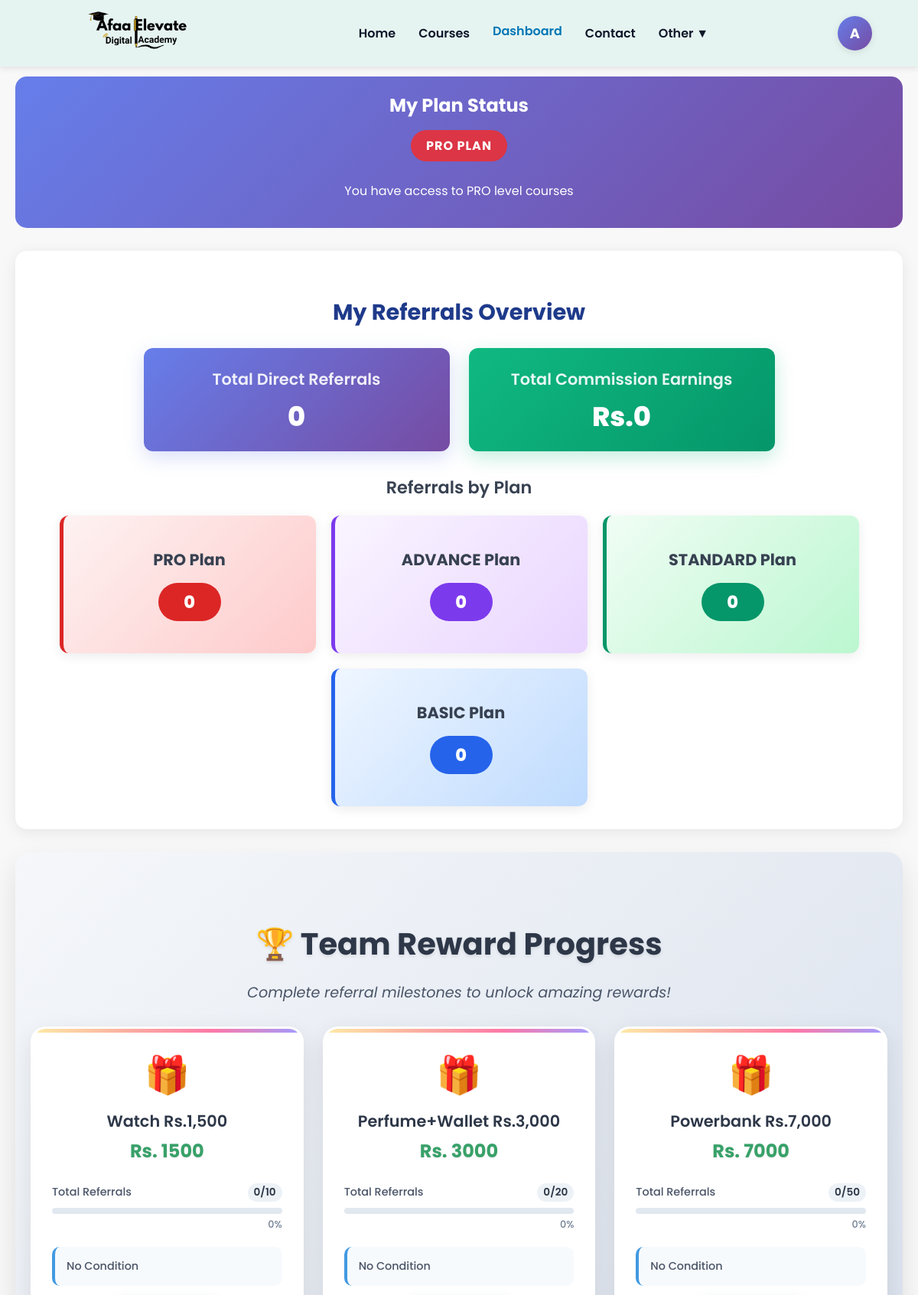
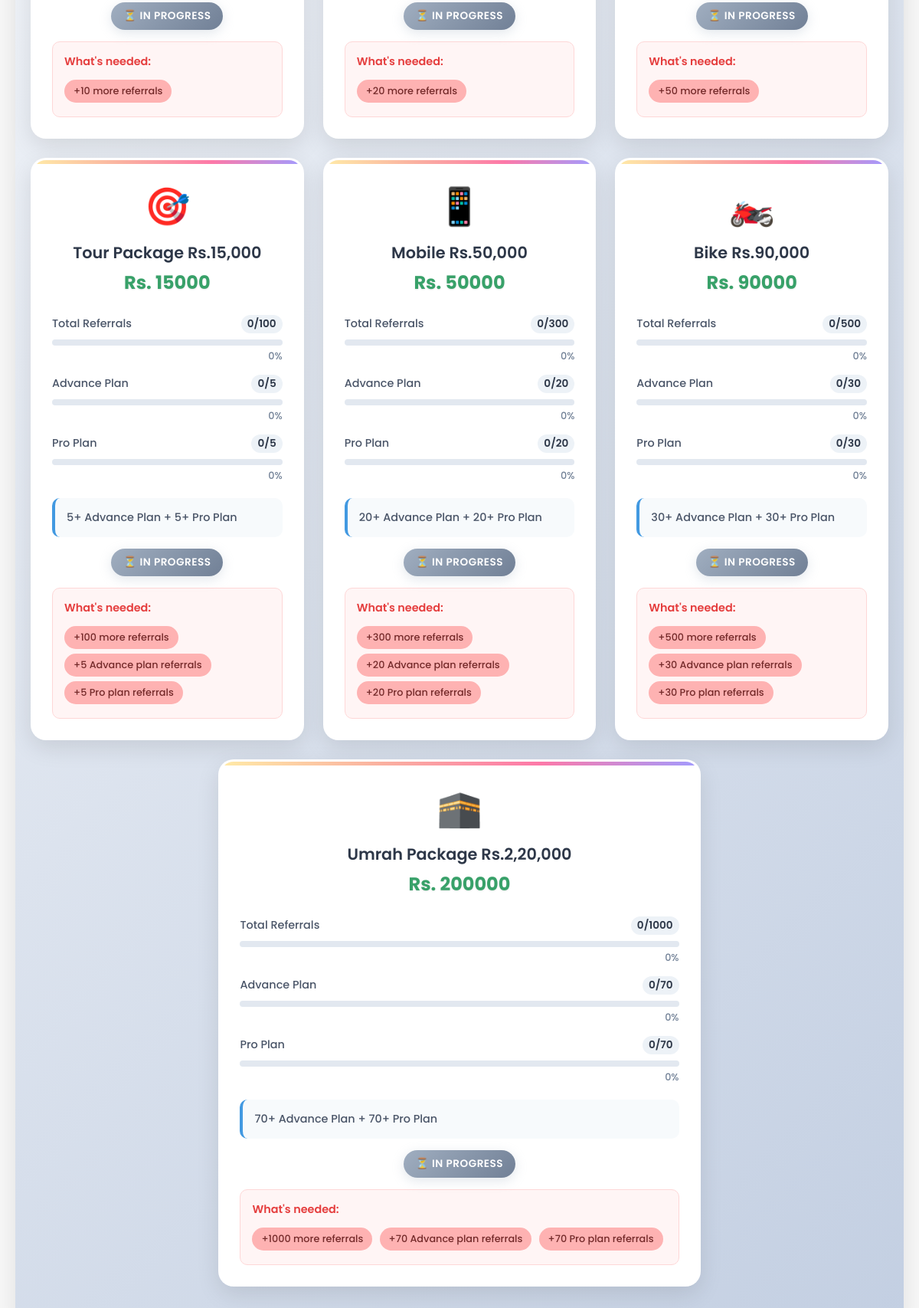
The page /dashboard/ (signed in, upper part) on the database its author committed (2 pictures, top to bottom).
### accounts/models.py (models this page shows, shortened)
class UserProfile(models.Model):
    user = models.OneToOneField(User, on_delete=models.CASCADE)
    plan = models.CharField(max_length=20, choices=PLAN_CHOICES, default='NONE')
    referred_by = models.ForeignKey(User, null=True, blank=True, on_delete=models.SET_NULL, related_name='direct_referrals')
    mobile = models.CharField(max_length=30, blank=True, null=True)
    dob = models.DateField(blank=True, null=True)
    referral_code = models.CharField(max_length=150, blank=True, null=True)
    def get_referral_counts_by_plan(self):
        referrals = UserProfile.objects.filter(referred_by=self.user)
        counts = {
            'BASIC': referrals.filter(plan='BASIC').count(),
            'STANDARD': referrals.filter(plan='STANDARD').count(),
            'ADVANCE': referrals.filter(plan='ADVANCE').count(),
            'PRO': referrals.filter(plan='PRO').count(),
            'NONE': referrals.filter(plan='NONE').count(),
        }
        counts['TOTAL'] = sum(counts.values()) - counts['NONE']  # Exclude NONE from total
        counts['PREMIUM'] = counts['ADVANCE'] + counts['PRO']  # Premium plans
        return counts
    def get_reward_progress(self):
        referral_counts = self.get_referral_counts_by_plan()
        total_referrals = referral_counts['TOTAL']
        advance_referrals = referral_counts['ADVANCE']
        pro_referrals = referral_counts['PRO']
        rewards = self.__class__.objects.none()
        try:
            from django.apps import apps
            TeamReward = apps.get_model('accounts', 'TeamReward')
            rewards = TeamReward.objects.filter(is_active=True).order_by('order', 'referrals_required')
        except Exception:
            pass
        progress_data = []
        for reward in rewards:
            referrals_met = total_referrals >= reward.referrals_required
            advance_met = advance_referrals >= reward.advance_referrals_required
            pro_met = pro_referrals >= reward.pro_referrals_required
            is_eligible = referrals_met and advance_met and pro_met
            is_achieved = hasattr(self, 'user') and self.user.reward_achievements.filter(reward=reward).exists()
            progress_data.append({
                'reward': reward,
                'total_referrals_progress': min(100, (total_referrals / reward.referrals_required) * 100) if reward.referrals_required > 0 else 100,
                'advance_progress': min(100, (advance_referrals / reward.advance_referrals_required) * 100) if reward.advance_referrals_required > 0 else 100,
                'pro_progress': min(100, (pro_referrals / reward.pro_referrals_required) * 100) if reward.pro_referrals_required > 0 else 100,
                'is_eligible': is_eligible,
                'is_achieved': is_achieved,
                'referrals_needed': max(0, reward.referrals_required - total_referrals),
                'advance_needed': max(0, reward.advance_referrals_required - advance_referrals),
                'pro_needed': max(0, reward.pro_referrals_required - pro_referrals),
            })
        return progress_data

class TeamReward(models.Model):
    referrals_required = models.PositiveIntegerField()
    reward_name = models.CharField(max_length=255)
    reward_amount = models.DecimalField(max_digits=12, decimal_places=2, default=0.00)
    advance_referrals_required = models.PositiveIntegerField(default=0, help_text="Minimum Advance plan referrals required")
    pro_referrals_required = models.PositiveIntegerField(default=0, help_text="Minimum Pro plan referrals required")
    condition_text = models.TextField(blank=True, null=True, help_text="Display text for conditions")
    is_active = models.BooleanField(default=True)
    order = models.PositiveIntegerField(default=0, help_text="Display order")
    class Meta:
        ordering = ['order', 'referrals_required']

### accounts/views.py (the view)
# urls.py: path("dashboard/", views.user_dashboard, name="dashboard"),
@login_required
def user_dashboard(request):
    try:
        user = request.user
        try:
            user_profile = user.userprofile
        except UserProfile.DoesNotExist:
            user_profile = UserProfile.objects.create(user=user)
            messages.info(request, "Your user profile was created.")
        site_settings = SiteSetting.objects.first()
        my_courses = Course.objects.filter(plan__isnull=True) # Default to free courses
        if user_profile and user_profile.plan and user_profile.plan != 'NONE':
            try:
                user_plan_obj = Plan.objects.get(name__iexact=user_profile.plan)
                my_courses = Course.objects.filter(
                    Q(plan=user_plan_obj) | Q(plan__isnull=True)
                ).select_related('plan')
            except Plan.DoesNotExist:
                messages.warning(request, f"Your assigned plan '{user_profile.plan}' could not be found. Showing free courses only.")
        direct_referrals = UserProfile.objects.filter(referred_by=user).select_related("user")
        from .models import PLAN_CHOICES
        referrals_by_plan = {}
        plan_totals = {}
        for choice_code, choice_name in PLAN_CHOICES:
            if choice_code != 'NONE':
                plan_referrals = direct_referrals.filter(plan=choice_code)
                referrals_by_plan[choice_code] = plan_referrals
                plan_totals[choice_code] = plan_referrals.count()
        no_plan_referrals = direct_referrals.filter(plan='NONE')
        referrals_by_plan['NONE'] = no_plan_referrals
        plan_totals['NONE'] = no_plan_referrals.count()
        total_direct = direct_referrals.exclude(plan='NONE').count()
        from datetime import datetime
        commissions = Commission.objects.filter(user=user)
        total_commission = commissions.aggregate(total=Sum("amount"))["total"] or 0
        current_month = datetime.now().month
        current_year = datetime.now().year
        monthly_commission = commissions.filter(
            created_at__month=current_month,
            created_at__year=current_year
        ).aggregate(total=Sum("amount"))["total"] or 0
        recent_commissions = commissions.order_by('-created_at')[:5]
        reward_progress = user_profile.get_reward_progress() if user_profile else []
        context = {
            "user": user,
            "user_profile": user_profile,
            "site_settings": site_settings,
            "my_courses": my_courses,
            "direct_referrals": direct_referrals,
            "total_direct": total_direct,
            "total_commission": total_commission,
            "monthly_commission": monthly_commission,
            "recent_commissions": recent_commissions,
            "reward_progress": reward_progress,
            "referrals_by_plan": referrals_by_plan,
            "plan_totals": plan_totals,
        }
        return render(request, "user_dashboard.html", context)
    except Exception as e:
        messages.error(request, f"An error occurred while loading your dashboard. Please try again later.")
        return redirect('home')

### accounts/context_processors.py (called while the page is built)
def site_settings(request):
    return {'site_settings': SiteSetting.objects.first()}

### accounts/models.py (called while the page is built)
    @property
    def whatsapp_number(self):
        if not self.whatsapp:
            return ''
        return "".join(filter(str.isdigit, self.whatsapp))

### accounts/templates/user_dashboard.html (shortened to what this page needs)
{% extends "base.html" %}
{% load static %}
{% block user_avatar %}
<div class="user-info-container">
  <div class="avatar" id="user-avatar">{{ request.user.username|slice:":1"|upper }}</div>
</div>
{% endblock %}
{% block content %}
<div class="user-dashboard">
  <section>
    <div class="plan-status">
      <h2>My Plan Status</h2>
      <div class="current-plan">
        {% if request.user.userprofile.plan == 'NONE' %}
          <span class="plan-badge plan-none">No Plan Assigned</span>
          <p>Contact admin to get a plan assigned</p>
        {% else %}
          <span class="plan-badge plan-{{ request.user.userprofile.plan|lower }}">{{ request.user.userprofile.plan }} Plan</span>
          <p>You have access to {{ request.user.userprofile.plan }} level courses</p>
        {% endif %}
      </div>
    </div>
  </section>
  <section>
    <div class="referrals-section">
      <h3>My Referrals Overview</h3>
      <div class="referral-summary" style="display: flex; justify-content: center; gap: 25px; flex-wrap: wrap; margin-bottom: 30px;">
        <div class="total-referrals-card" style="background: linear-gradient(135deg, #667eea 0%, #764ba2 100%); color: white; padding: 25px; border-radius: 12px; box-shadow: 0 8px 25px rgba(102, 126, 234, 0.25); flex: 1; min-width: 250px; max-width: 350px; text-align: center;">
          <h4 style="margin: 0 0 15px 0; font-size: 1.3rem; font-weight: 600; opacity: 0.9;">Total Direct Referrals</h4>
          <span class="total-count" style="font-size: 2.2rem; font-weight: 800; display: block; line-height: 1.1;">{{ total_direct }}</span>
        </div>
        <div class="total-earnings-card" style="background: linear-gradient(135deg, #10b981 0%, #059669 100%); color: white; padding: 25px; border-radius: 12px; box-shadow: 0 8px 25px rgba(16, 185, 129, 0.25); flex: 1; min-width: 250px; max-width: 350px; text-align: center;">
          <h4 style="margin: 0 0 15px 0; font-size: 1.3rem; font-weight: 600; opacity: 0.9;">Total Commission Earnings</h4>
          <span class="total-amount" style="font-size: 2.2rem; font-weight: 800; display: block; line-height: 1.1;">Rs.{{ total_commission|floatformat:0 }}</span>
        </div>
      </div>
      <div class="plan-referrals-breakdown">
        <h4>Referrals by Plan</h4>
        <div class="plan-cards-container">
          <div class="plan-referral-card pro-plan">
            <div class="plan-header">
              <h5>PRO Plan</h5>
              <span class="plan-count">{{ plan_totals.PRO|default:0 }}</span>
            </div>
          </div>
          <div class="plan-referral-card advance-plan">
            <div class="plan-header">
              <h5>ADVANCE Plan</h5>
              <span class="plan-count">{{ plan_totals.ADVANCE|default:0 }}</span>
            </div>
          </div>
          <div class="plan-referral-card standard-plan">
            <div class="plan-header">
              <h5>STANDARD Plan</h5>
              <span class="plan-count">{{ plan_totals.STANDARD|default:0 }}</span>
            </div>
          </div>
          <div class="plan-referral-card basic-plan">
            <div class="plan-header">
              <h5>BASIC Plan</h5>
              <span class="plan-count">{{ plan_totals.BASIC|default:0 }}</span>
            </div>
          </div>
        </div>
      </div>
    </div>
  </section>
  <section class="rewards-section">
    <div class="rewards-container">
      <h3>🏆 Team Reward Progress</h3>
      <p class="rewards-subtitle">Complete referral milestones to unlock amazing rewards!</p>
      <div class="rewards-grid">
        {% for progress in reward_progress %}
        <div class="reward-card {% if progress.is_eligible %}eligible{% endif %} {% if progress.is_achieved %}achieved{% endif %}">
          <div class="reward-header">
            <div class="reward-icon">
              {% if progress.reward.referrals_required <= 50 %}🎁
              {% elif progress.reward.referrals_required <= 100 %}🎯
              {% elif progress.reward.referrals_required <= 300 %}📱
              {% elif progress.reward.referrals_required <= 500 %}🏍️
              {% else %}🕋
              {% endif %}
            </div>
            <h4>{{ progress.reward.reward_name }}</h4>
            <div class="reward-amount">Rs. {{ progress.reward.reward_amount|floatformat:0 }}</div>
          </div>
          <div class="progress-section">
            <div class="progress-item">
              <div class="progress-label">
                <span>Total Referrals</span>
                <span class="progress-count">{{ total_direct }}/{{ progress.reward.referrals_required }}</span>
              </div>
              <div class="progress-bar">
              </div>
              <div class="progress-percentage">{{ progress.total_referrals_progress|floatformat:0 }}%</div>
            </div>
            {% if progress.reward.advance_referrals_required > 0 %}
            <div class="progress-item advance-progress">
              <div class="progress-label">
                <span>Advance Plan</span>
                <span class="progress-count">{{ plan_totals.ADVANCE|default:0 }}/{{ progress.reward.advance_referrals_required }}</span>
              </div>
              <div class="progress-bar advance-bar">
              </div>
              <div class="progress-percentage">{{ progress.advance_progress|floatformat:0 }}%</div>
            </div>
            {% endif %}
            {% if progress.reward.pro_referrals_required > 0 %}
            <div class="progress-item pro-progress">
              <div class="progress-label">
                <span>Pro Plan</span>
                <span class="progress-count">{{ plan_totals.PRO|default:0 }}/{{ progress.reward.pro_referrals_required }}</span>
              </div>
              <div class="progress-bar pro-bar">
              </div>
              <div class="progress-percentage">{{ progress.pro_progress|floatformat:0 }}%</div>
            </div>
            {% endif %}
          </div>
          <div class="reward-conditions">
            {% if progress.reward.condition_text %}
              <div class="condition-text">{{ progress.reward.condition_text }}</div>
            {% else %}
              <div class="condition-text no-conditions">No Condition</div>
            {% endif %}
          </div>
          <div class="reward-status">
            {% if progress.is_achieved %}
              <span class="status-badge achieved">✅ Achieved!</span>
            {% elif progress.is_eligible %}
              <span class="status-badge eligible">🎉 Eligible!</span>
            {% else %}
              <span class="status-badge pending">⏳ In Progress</span>
            {% endif %}
          </div>
          {% if not progress.is_eligible and not progress.is_achieved %}
          <div class="whats-needed">
            <h5>What's needed:</h5>
            {% if progress.referrals_needed > 0 %}
              <div class="need-item">+{{ progress.referrals_needed }} more referrals</div>
            {% endif %}
            {% if progress.advance_needed > 0 %}
              <div class="need-item">+{{ progress.advance_needed }} Advance plan referrals</div>
            {% endif %}
            {% if progress.pro_needed > 0 %}
              <div class="need-item">+{{ progress.pro_needed }} Pro plan referrals</div>
            {% endif %}
          </div>
          {% endif %}
        </div>
        {% empty %}
        <div class="no-rewards">
          <p>No rewards configured yet. Check back soon!</p>
        </div>
        {% endfor %}
      </div>
    </div>
  </section>
</div>
{% endblock %}

### rows shown on the page
TeamReward: reward.reward_name "Watch Rs.1,500", reward.reward_amount "1500", total_direct "0", reward.referrals_required "10", total_referrals_progress "0", reward.condition_text "No Condition", referrals_needed "10"
TeamReward: reward.reward_name "Perfume+Wallet Rs.3,000", reward.reward_amount "3000", total_direct "0", reward.referrals_required "20", total_referrals_progress "0", reward.condition_text "No Condition", referrals_needed "20"
TeamReward: reward.reward_name "Powerbank Rs.7,000", reward.reward_amount "7000", total_direct "0", reward.referrals_required "50", total_referrals_progress "0", reward.condition_text "No Condition", referrals_needed "50"
TeamReward: reward.reward_name "Tour Package Rs.15,000", reward.reward_amount "15000", total_direct "0", reward.referrals_required "100", total_referrals_progress "0", ADVANCE "0", reward.advance_referrals_required "5", advance_progress "0", PRO "0", reward.pro_referrals_required "5", pro_progress "0", reward.condition_text "5+ Advance Plan + 5+ Pro Plan", referrals_needed "100", advance_needed "5", pro_needed "5"
TeamReward: reward.reward_name "Mobile Rs.50,000", reward.reward_amount "50000", total_direct "0", reward.referrals_required "300", total_referrals_progress "0", ADVANCE "0", reward.advance_referrals_required "20", advance_progress "0", PRO "0", reward.pro_referrals_required "20", pro_progress "0", reward.condition_text "20+ Advance Plan + 20+ Pro Plan", referrals_needed "300", advance_needed "20", pro_needed "20"
TeamReward: reward.reward_name "Bike Rs.90,000", reward.reward_amount "90000", total_direct "0", reward.referrals_required "500", total_referrals_progress "0", ADVANCE "0", reward.advance_referrals_required "30", advance_progress "0", PRO "0", reward.pro_referrals_required "30", pro_progress "0", reward.condition_text "30+ Advance Plan + 30+ Pro Plan", referrals_needed "500", advance_needed "30", pro_needed "30"
TeamReward: reward.reward_name "Umrah Package Rs.2,20,000", reward.reward_amount "200000", total_direct "0", reward.referrals_required "1000", total_referrals_progress "0", ADVANCE "0", reward.advance_referrals_required "70", advance_progress "0", PRO "0", reward.pro_referrals_required "70", pro_progress "0", reward.condition_text "70+ Advance Plan + 70+ Pro Plan", referrals_needed "1000", advance_needed "70", pro_needed "70"

### other values the page prints
{{ request.user.username|slice:":1"|upper }} "A"
{{ request.user.userprofile.plan }} "PRO"
{{ total_direct }} "0"
{{ total_commission|floatformat:0 }} "0"
{{ plan_totals.PRO|default:0 }} "0"
{{ plan_totals.ADVANCE|default:0 }} "0"
{{ plan_totals.STANDARD|default:0 }} "0"
{{ plan_totals.BASIC|default:0 }} "0"
